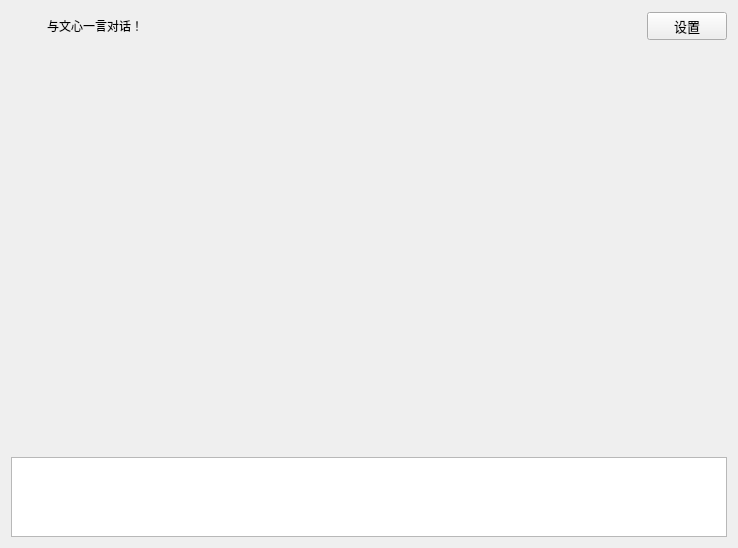
<?xml version="1.0" encoding="UTF-8"?>
<ui version="4.0">
 <class>ChatWindow</class>
 <widget class="QWidget" name="ChatWindow">
  <property name="geometry">
   <rect>
    <x>0</x>
    <y>0</y>
    <width>738</width>
    <height>548</height>
   </rect>
  </property>
  <property name="windowTitle">
   <string>Form</string>
  </property>
  <layout class="QVBoxLayout" name="verticalLayout_2">
   <item>
    <layout class="QHBoxLayout" name="titleBarLayout">
     <property name="sizeConstraint">
      <enum>QLayout::SetDefaultConstraint</enum>
     </property>
     <item>
      <widget class="QLabel" name="logo">
       <property name="sizePolicy">
        <sizepolicy hsizetype="Fixed" vsizetype="Fixed">
         <horstretch>0</horstretch>
         <verstretch>0</verstretch>
        </sizepolicy>
       </property>
       <property name="minimumSize">
        <size>
         <width>30</width>
         <height>30</height>
        </size>
       </property>
       <property name="maximumSize">
        <size>
         <width>30</width>
         <height>30</height>
        </size>
       </property>
       <property name="text">
        <string/>
       </property>
       <property name="pixmap">
        <pixmap resource="resources.qrc">:/img/resources/images/MdiRobotExcited.png</pixmap>
       </property>
       <property name="scaledContents">
        <bool>true</bool>
       </property>
      </widget>
     </item>
     <item>
      <widget class="QLabel" name="title">
       <property name="sizePolicy">
        <sizepolicy hsizetype="Preferred" vsizetype="Fixed">
         <horstretch>0</horstretch>
         <verstretch>0</verstretch>
        </sizepolicy>
       </property>
       <property name="minimumSize">
        <size>
         <width>0</width>
         <height>30</height>
        </size>
       </property>
       <property name="maximumSize">
        <size>
         <width>16777215</width>
         <height>30</height>
        </size>
       </property>
       <property name="text">
        <string>与文心一言对话！</string>
       </property>
      </widget>
     </item>
     <item>
      <widget class="QPushButton" name="btnSettings">
       <property name="sizePolicy">
        <sizepolicy hsizetype="Fixed" vsizetype="Fixed">
         <horstretch>0</horstretch>
         <verstretch>0</verstretch>
        </sizepolicy>
       </property>
       <property name="minimumSize">
        <size>
         <width>80</width>
         <height>25</height>
        </size>
       </property>
       <property name="font">
        <font>
         <pointsize>10</pointsize>
        </font>
       </property>
       <property name="text">
        <string>设置</string>
       </property>
       <property name="icon">
        <iconset resource="resources.qrc">
         <normaloff>:/svg/resources/svgs/settings.svg</normaloff>:/svg/resources/svgs/settings.svg</iconset>
       </property>
      </widget>
     </item>
    </layout>
   </item>
   <item>
    <widget class="QWidget" name="demoArea" native="true">
     <property name="sizePolicy">
      <sizepolicy hsizetype="Preferred" vsizetype="Expanding">
       <horstretch>0</horstretch>
       <verstretch>0</verstretch>
      </sizepolicy>
     </property>
    </widget>
   </item>
   <item>
    <widget class="QTextEdit" name="textEdit">
     <property name="sizePolicy">
      <sizepolicy hsizetype="Expanding" vsizetype="Fixed">
       <horstretch>0</horstretch>
       <verstretch>0</verstretch>
      </sizepolicy>
     </property>
     <property name="minimumSize">
      <size>
       <width>0</width>
       <height>40</height>
      </size>
     </property>
     <property name="maximumSize">
      <size>
       <width>16777215</width>
       <height>80</height>
      </size>
     </property>
    </widget>
   </item>
  </layout>
 </widget>
 <resources>
  <include location="resources.qrc"/>
 </resources>
 <connections/>
</ui>
